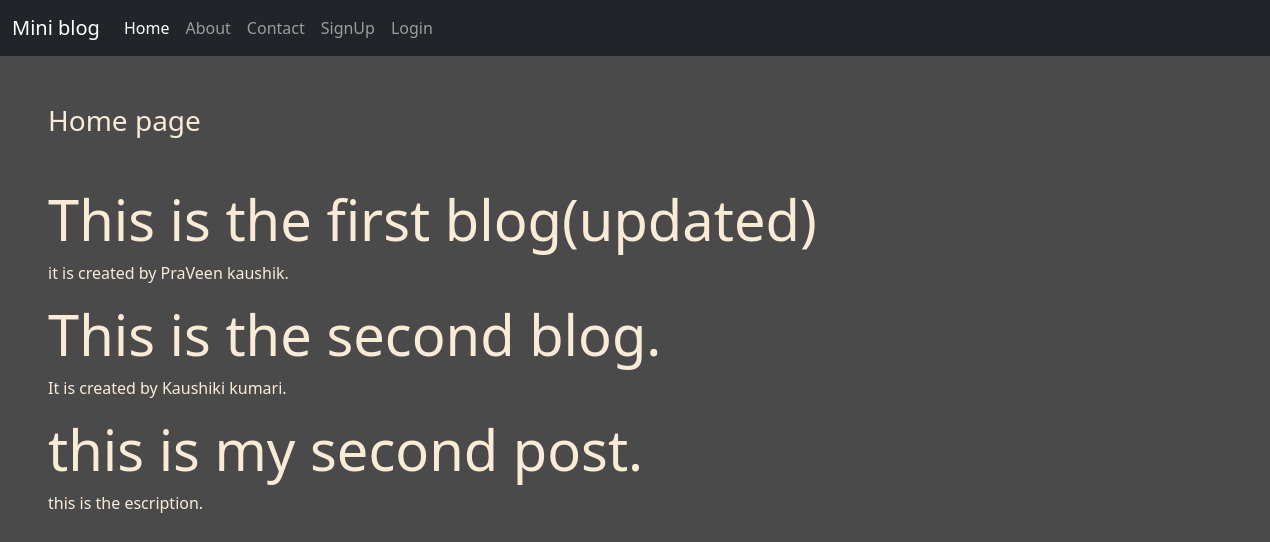
The page / on the database its author committed.
### blog_app/models.py (models this page shows)
class Blog(models.Model):
    title=models.CharField(max_length=50)
    desc=models.CharField(max_length=200)

### blog_app/views.py (the view)
# urls.py: path('',views.home_page,name="home"),
def home_page(request):
    blogs=Blog.objects.all()
    return render(request,'blog_app/home.html',{'blogs':blogs})

### blog_app/templates/blog_app/home.html (shortened to what this page needs)
{% extends 'blog_app/base.html' %}
{% load static %}
{% block content %}
    <div class="col-sm-10 mx-5">
        <h3 class="my-5">Home page</h3>
    </div>
    {% for blog in blogs  %}
        <div class="jumbotron jumbotron-fluid jumbo-color mx-5">
            <h1 class="display-4 font-weight-bold">{{blog.title}}</h1>
            <p>{{blog.desc}}</p>
        </div>
    {% endfor %}
{% endblock content %}

### blog_app/static/blog_app/css/style.css (style rules this page uses)
body { background-color: rgb(75, 74, 75); color: antiquewhite; padding: 0; margin: 0; }
.jumbo-color { background-color: (83,81,81); }

### rows shown on the page
Blog: title "This is the first blog(updated)", desc "it is created by PraVeen kaushik."
Blog: title "This is the second blog.", desc "It is created by Kaushiki kumari."
Blog: title "this is my second post.", desc "this is the escription."
